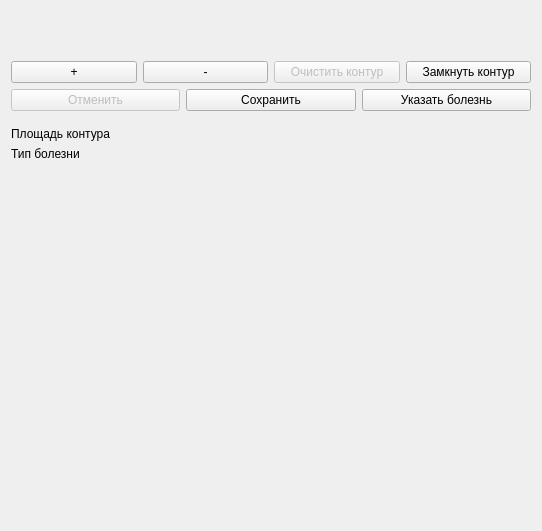
<?xml version="1.0" encoding="UTF-8"?>
<ui version="4.0">
 <class>Form</class>
 <widget class="QWidget" name="Form">
  <property name="geometry">
   <rect>
    <x>0</x>
    <y>0</y>
    <width>542</width>
    <height>531</height>
   </rect>
  </property>
  <property name="windowTitle">
   <string>Form</string>
  </property>
  <layout class="QVBoxLayout" name="verticalLayout_2">
   <item>
    <layout class="QVBoxLayout" name="verticalLayout">
     <property name="topMargin">
      <number>50</number>
     </property>
    </layout>
   </item>
   <item>
    <layout class="QHBoxLayout" name="horizontalLayout_3">
     <property name="topMargin">
      <number>0</number>
     </property>
     <item>
      <widget class="QPushButton" name="zoom_plus">
       <property name="enabled">
        <bool>true</bool>
       </property>
       <property name="text">
        <string>+</string>
       </property>
      </widget>
     </item>
     <item>
      <widget class="QPushButton" name="zoom_minus">
       <property name="enabled">
        <bool>true</bool>
       </property>
       <property name="text">
        <string>-</string>
       </property>
      </widget>
     </item>
     <item>
      <widget class="QPushButton" name="clear_countor_button">
       <property name="enabled">
        <bool>false</bool>
       </property>
       <property name="text">
        <string>Очистить контур</string>
       </property>
      </widget>
     </item>
     <item>
      <widget class="QPushButton" name="countor_close_button">
       <property name="text">
        <string>Замкнуть контур</string>
       </property>
      </widget>
     </item>
    </layout>
   </item>
   <item>
    <layout class="QHBoxLayout" name="horizontalLayout">
     <item>
      <widget class="QPushButton" name="cancel_button">
       <property name="enabled">
        <bool>false</bool>
       </property>
       <property name="text">
        <string>Отменить</string>
       </property>
      </widget>
     </item>
     <item>
      <widget class="QPushButton" name="save_button">
       <property name="text">
        <string>Сохранить</string>
       </property>
      </widget>
     </item>
     <item>
      <widget class="QPushButton" name="select_categorical_disease_button">
       <property name="text">
        <string>Указать болезнь</string>
       </property>
      </widget>
     </item>
    </layout>
   </item>
   <item>
    <layout class="QVBoxLayout" name="verticalLayout_3">
     <property name="topMargin">
      <number>10</number>
     </property>
     <property name="bottomMargin">
      <number>10</number>
     </property>
     <item>
      <widget class="QLabel" name="area_countor_label">
       <property name="text">
        <string>Площадь контура</string>
       </property>
      </widget>
     </item>
     <item>
      <widget class="QLabel" name="type_disease_label">
       <property name="text">
        <string>Тип болезни</string>
       </property>
      </widget>
     </item>
    </layout>
   </item>
   <item>
    <spacer name="verticalSpacer">
     <property name="orientation">
      <enum>Qt::Vertical</enum>
     </property>
     <property name="sizeHint" stdset="0">
      <size>
       <width>20</width>
       <height>40</height>
      </size>
     </property>
    </spacer>
   </item>
  </layout>
 </widget>
 <resources/>
 <connections/>
</ui>
